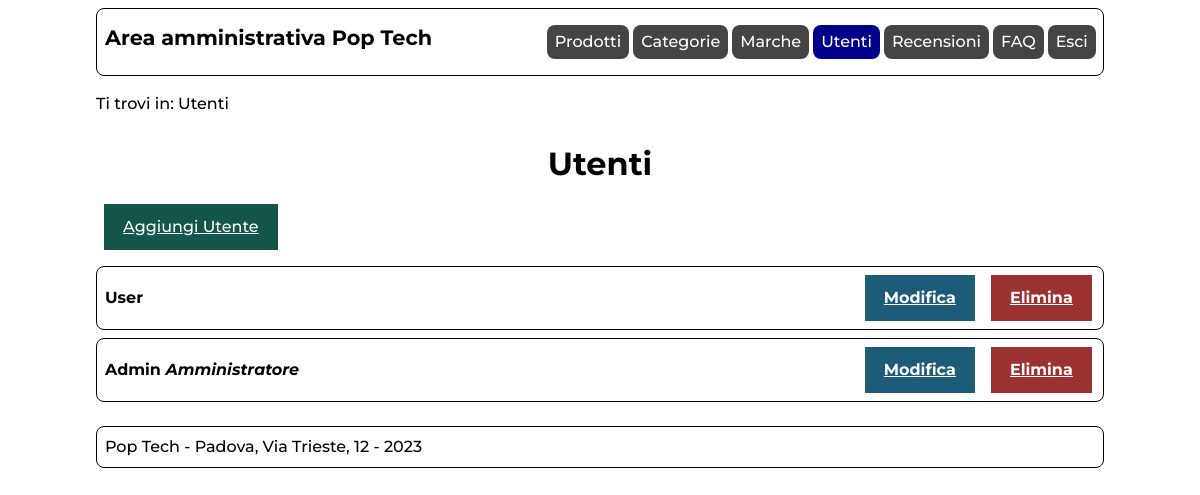
The page /admin/utenti.php (signed in) on the database its author committed.
### tables this page shows
CREATE TABLE `utente` (
  `ID` int(10) UNSIGNED NOT NULL,
  `nome` varchar(200) NOT NULL,
  `username` varchar(200) NOT NULL,
  `email` varchar(200) NOT NULL,
  `password` varchar(200) NOT NULL,
  `admin` tinyint(1) NOT NULL
);

### includes/connection.php (called while the page is built, shortened)
<?php
class DBAccess{
    private $connection;
    public function open_connection(){
        $this->connection = mysqli_connect(DBAccess::HOST_DB, DBAccess::USERNAME, DBAccess::PASSWORD, DBAccess::DATABASE_NAME);
        if(mysqli_connect_errno()) {
            echo "Errore di connessione al database: " . mysqli_connect_error();
            return false;
        }
        else{
            return true;
        }
    }
    public function exec_select_query($query){
        $res = mysqli_query($this->connection, $query) or die("Errore DB: ".mysqli_error($this->connection));
        if(mysqli_num_rows($res)==0){
            return array();
        }else{
            $resArray = array();
            while($row = mysqli_fetch_assoc($res)){
                array_push($resArray,$row);
            }
            return $resArray;
        }
    }
}
?>

### admin/utenti.php (the view, shortened to what this page needs)
<?php
    require_once "../includes/connection.php";
    require_once "../includes/utilities.php";
    $template = file_get_contents('layouts/layout.html');
    $pageID = 'utenti';
    $title = "Pop Tech";
    $breadcrumbs = '<p>Ti trovi in: Utenti</p>';
    if(!isLoggedIn(true)){
        $content = getAdminLoggedOutError();
    }else{
        $content = "<h1>Utenti</h1>";
        $content .= '<a href="utente.php" class="btn btn-green">Aggiungi Utente</a>';
        $connection = new DBAccess();
        if($connection->open_connection()){
            $users = $connection->exec_select_query('SELECT id, nome, admin FROM utente ORDER BY admin,nome;');
            foreach($users as $user){
                $content .= '<div class="listItem">';
                    $content .= '<span>'.parse_lang($user['nome']).(($user['admin'])?' <em>Amministratore</em>':'').'</span>';
                    $content .= '<span><a href="utente.php?id='.$user['id'].'" class="btn btn-info">Modifica</a>';
                    $content .= '<a href="delete.php?id='.$user['id'].'&type=utente" class="btn btn-danger">Elimina</a></span>';
                $content .= '</div>';
            }
        }else{
            $content .= getDBConnectionError(true);
        }
    }
    $menu = get_admin_menu();
    $template = str_replace('{{menu}}',$menu,$template);
    $template = str_replace('{{onload}}','',$template);
    $template = str_replace('{{pageID}}',$pageID,$template);
    $template = str_replace('{{title}}',$title,$template);
    $template = str_replace('{{breadcrumbs}}',$breadcrumbs,$template);
    $template = str_replace('{{content}}',$content,$template);
    echo $template;
?>

### styles/admin.css (style rules this page uses)
html,body { font-size: 100%; line-height: 1.5em; height: 100%; margin: auto; }
body { max-width: 1024px; margin: auto; padding: 0em; font-family: 'Montserrat',Arial, Helvetica, sans-serif; }
:root { --acolor: darkblue; --avisitedcolor: purple; --ahovercolor: blue; --libgcolor: #444444; --liabgcolor: #fff; --bordercolor: #000; --itemhovercolor: lightgray; --btncolor:#FFF; --btnbgcolor: #145749; --btnbordercolor: #145749; --btninfobordercolor: #1d5c78; --btninfobgcolor: #1d5c78; --btndangerbgcolor: #9b3131; --btndangerbordercolor: #9b3131; --inputborder: gray; --successcolor: #114c3d; --successbgcolor: #cdf9eb; --successbordercolor: #114c3d; --errorcolor: #4d0202; --errorbgcolor: #edb7ba; --errorbordercolor: #4d0202; }
a { color: var(--acolor); text-decoration: underline; }
nav#menu h1 { flex-grow: 1; font-size: 1.3em; }
nav#menu { display: flex; padding: 0em 0.2em 0em 0.5em; margin: 0.5em; border: 1px solid var(--bordercolor); border-radius: 0.5em; }
nav#breadcrumbs { margin: 0.5em; }
.listItem { padding: 0em 0.2em 0em 0.5em; margin: 0.5em 0em 0.5em 0em; border: 1px solid var(--bordercolor); border-radius: 0.5em; display: flex; flex-wrap: wrap; text-align: center; align-items: center; justify-content: space-between; }
.listItem span { font-weight: bold; }
.btn { font-family: 'Montserrat',Arial, Helvetica, sans-serif; text-align: center; padding: .5em 1em .5em 1em; cursor: pointer; display: inline-block; text-align: center; border: 3px solid var(--bordercolor); }
.btn-green,.btn-green:visited,.btn-green:hover { background-color: var(--btnbgcolor); border-color: var(--btnbordercolor); color:var(--btncolor); }
.btn-info, .btn-danger, .btn-green { display: inline-block; margin: 0.5em; }
.btn-info,.btn-info:visited,.btn-info:hover { background-color: var(--btninfobgcolor); border-color: var(--btninfobordercolor); color: var(--btncolor); }
.btn-danger,.btn-danger:visited,.btn-danger:hover { background-color: var(--btndangerbgcolor); border-color: var(--btndangerbordercolor); color: var(--btncolor); }
main { padding: 0.5em; }
main h1 { padding: 0.3em; padding-top: 0.1em; text-align: center; margin: 0.3em; }
#content:after { content: ""; display: block; }
footer { display: flex; flex-direction: row; justify-content: space-between; flex-wrap: wrap; margin-top: auto; padding: 0.5em; margin: 0.5em; border: 1px solid black; border-radius: 0.5em; }

### styles/adminMobile.css (style rules this page uses)
nav#menu h1 { flex: 100% 0 0; }
nav#menu { flex: 100% 0 0; flex-wrap: wrap; }
.listItem span { flex:100% 0 1; margin-bottom: 0.3em; }
main { padding: 0.5em; }
main h1 { line-height: 1; }
.btn-green { display: flex; justify-content: center; align-items: center; }

### styles/print.css (style rules this page uses)
html,body { font-size: 12pt; line-height: 1.5em; }
body { margin: auto; font-family: "Times New Roman", serif; }
a:not([href*="#"]):not([href*="http"]):after { content: " ( http://tecweb.studenti.math.unipd.it/gmoretto/" attr(href) " )"; }
footer { margin-top: 0.5cm; text-align: center; }
#menu { display: none; }
.btn, textarea, select { display: none; }
#admin_prodotti #breadcrumbs, #admin_categorie #breadcrumbs, #admin_marche #breadcrumbs, #admin_utenti #breadcrumbs, #admin_recensioni #breadcrumbs, #admin_faqs #breadcrumbs, #admin_loginPage #breadcrumbs { display: none; }

### rows shown on the page
utente: nome "User"
utente: nome "Admin", admin "Amministratore"

### other values the page prints
$template "Area amministrativa Pop Tech Pop Tech - Padova, Via Trieste, 12 - 2023"
$names[$i] "Prodotti"
$names[$i] "Categorie"
$names[$i] "Marche"
$names[$i] "Utenti"
$names[$i] "Recensioni"
$names[$i] "FAQ"
